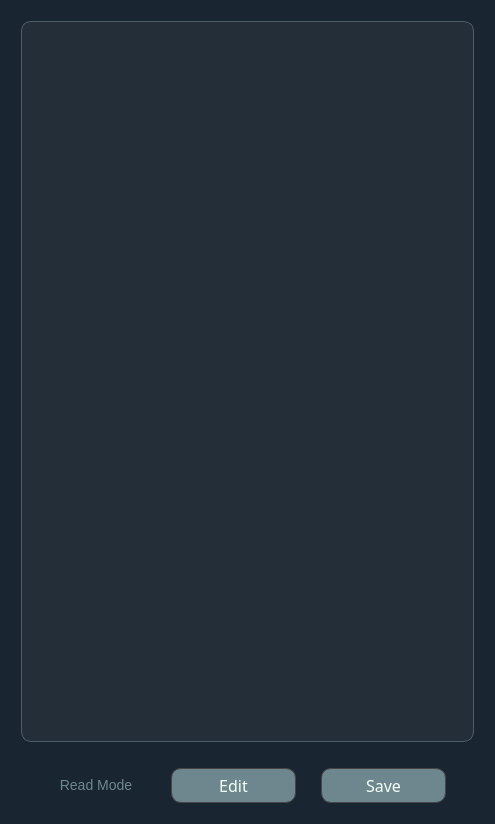
<?xml version="1.0" encoding="UTF-8"?>
<ui version="4.0">
 <class>XMLWindow</class>
 <widget class="QWidget" name="XMLWindow">
  <property name="geometry">
   <rect>
    <x>0</x>
    <y>0</y>
    <width>495</width>
    <height>824</height>
   </rect>
  </property>
  <property name="sizePolicy">
   <sizepolicy hsizetype="Expanding" vsizetype="Expanding">
    <horstretch>0</horstretch>
    <verstretch>0</verstretch>
   </sizepolicy>
  </property>
  <property name="maximumSize">
   <size>
    <width>700</width>
    <height>900</height>
   </size>
  </property>
  <property name="windowTitle">
   <string>Form</string>
  </property>
  <property name="styleSheet">
   <string notr="true">background-color: rgb(25, 37, 48)</string>
  </property>
  <layout class="QVBoxLayout" name="verticalLayout">
   <item>
    <widget class="QPlainTextEdit" name="xmlEdit">
     <property name="enabled">
      <bool>true</bool>
     </property>
     <property name="sizePolicy">
      <sizepolicy hsizetype="Expanding" vsizetype="Expanding">
       <horstretch>0</horstretch>
       <verstretch>0</verstretch>
      </sizepolicy>
     </property>
     <property name="maximumSize">
      <size>
       <width>700</width>
       <height>800</height>
      </size>
     </property>
     <property name="styleSheet">
      <string notr="true">font: 63 9pt &quot;Yu Mincho Demibold&quot;;
border-radius: 10px;
color: rgba(162, 198, 208, 200);
margin: 10px;
border: 1px solid  rgba(88, 109, 117, 200);
padding: 15px 10px;
background-color: rgb(36, 46, 57);
selection-background-color: rgb(110, 135, 142);
</string>
     </property>
     <property name="verticalScrollBarPolicy">
      <enum>Qt::ScrollBarAlwaysOff</enum>
     </property>
     <property name="horizontalScrollBarPolicy">
      <enum>Qt::ScrollBarAlwaysOff</enum>
     </property>
     <property name="plainText">
      <string/>
     </property>
    </widget>
   </item>
   <item>
    <widget class="QFrame" name="frame">
     <property name="enabled">
      <bool>true</bool>
     </property>
     <property name="sizePolicy">
      <sizepolicy hsizetype="Expanding" vsizetype="Fixed">
       <horstretch>0</horstretch>
       <verstretch>0</verstretch>
      </sizepolicy>
     </property>
     <property name="minimumSize">
      <size>
       <width>0</width>
       <height>50</height>
      </size>
     </property>
     <property name="styleSheet">
      <string notr="true">background-color: transparent</string>
     </property>
     <property name="frameShape">
      <enum>QFrame::StyledPanel</enum>
     </property>
     <property name="frameShadow">
      <enum>QFrame::Raised</enum>
     </property>
     <layout class="QHBoxLayout" name="horizontalLayout">
      <property name="spacing">
       <number>0</number>
      </property>
      <property name="sizeConstraint">
       <enum>QLayout::SetDefaultConstraint</enum>
      </property>
      <item>
       <widget class="QLabel" name="XMLInfoLabel">
        <property name="sizePolicy">
         <sizepolicy hsizetype="Fixed" vsizetype="Fixed">
          <horstretch>0</horstretch>
          <verstretch>0</verstretch>
         </sizepolicy>
        </property>
        <property name="maximumSize">
         <size>
          <width>100</width>
          <height>16777215</height>
         </size>
        </property>
        <property name="styleSheet">
         <string notr="true">font: 63 8pt &quot;Yu Mincho Demibold&quot;;
font-size: 14px;
color: rgb(110, 135, 142);
background-color: transparent</string>
        </property>
        <property name="text">
         <string>Read Mode</string>
        </property>
        <property name="alignment">
         <set>Qt::AlignCenter</set>
        </property>
       </widget>
      </item>
      <item>
       <widget class="QToolButton" name="editXMLFileBtn">
        <property name="minimumSize">
         <size>
          <width>125</width>
          <height>35</height>
         </size>
        </property>
        <property name="font">
         <font>
          <family>Yu Mincho Demibold</family>
          <pointsize>-1</pointsize>
          <weight>7</weight>
          <italic>false</italic>
          <bold>false</bold>
         </font>
        </property>
        <property name="cursor">
         <cursorShape>PointingHandCursor</cursorShape>
        </property>
        <property name="styleSheet">
         <string notr="true">font: 63 8pt &quot;Yu Mincho Demibold&quot;;
font-size: 16px;
border: 0.5px solid rgb(70, 70, 70);
background: rgb(110, 135, 142);
border-radius: 10px;
color: rgb(242, 255, 245)</string>
        </property>
        <property name="text">
         <string>Edit</string>
        </property>
       </widget>
      </item>
      <item>
       <widget class="QToolButton" name="saveXMLFIleBtn">
        <property name="minimumSize">
         <size>
          <width>125</width>
          <height>35</height>
         </size>
        </property>
        <property name="font">
         <font>
          <family>Yu Mincho Demibold</family>
          <pointsize>-1</pointsize>
          <weight>7</weight>
          <italic>false</italic>
          <bold>false</bold>
         </font>
        </property>
        <property name="cursor">
         <cursorShape>PointingHandCursor</cursorShape>
        </property>
        <property name="autoFillBackground">
         <bool>false</bool>
        </property>
        <property name="styleSheet">
         <string notr="true">font: 63 8pt &quot;Yu Mincho Demibold&quot;;
font-size: 16px;
border: 0.5px solid rgb(70, 70, 70);
background: rgb(110, 135, 142);
border-radius: 10px;
color: rgb(242, 255, 245)</string>
        </property>
        <property name="text">
         <string>Save</string>
        </property>
       </widget>
      </item>
     </layout>
    </widget>
   </item>
  </layout>
 </widget>
 <resources/>
 <connections/>
</ui>
